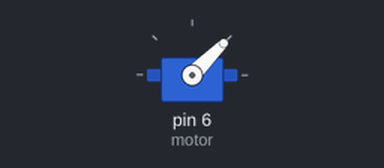
A sketch run on a simulated Arduino Uno, built with avr-gcc and run on an emulated ATmega328P. Shown: servo.

Above: at 0.05 s.
Timing chart, 0 to 4.6 s (numbered marks = the images above):
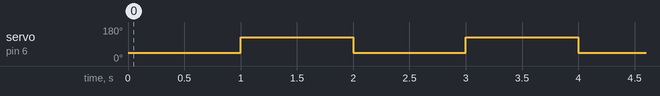

The sketch:

SERVOTESTE2.ino.ino
```cpp
#include <Servo.h>

Servo motor;

 void setup()
{
   motor.attach(6);
}

void loop ()
{
  motor.write(45);
  delay(1000);
  motor.write(125);
  delay(1000);
}
```

Measured:
- by itself, servo on pin 6 (motor): alternates 125° for 1.0 s and 45° for 1.0 s
